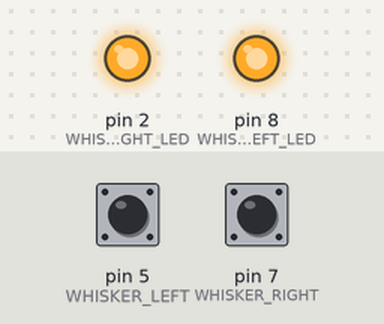
Simulated run of this sketch. Board: Arduino Uno, built with avr-gcc and run on an emulated ATmega328P. Shown: output pins drawn as LEDs (lit = HIGH). Inputs (shaded band) come from the test bench; at power-on: pin 5 (WHISKER_LEFT) LOW, pin 7 (WHISKER_RIGHT) LOW.

Above: at 1.2 s.
1.3 s: pin 5 (WHISKER_LEFT) pulled HIGH for 0.15 s
At 1.37 s:
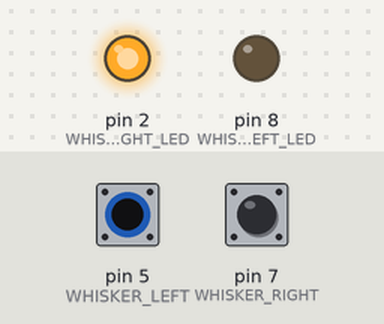
2.9 s: pin 7 (WHISKER_RIGHT) pulled HIGH for 0.15 s
At 2.97 s:
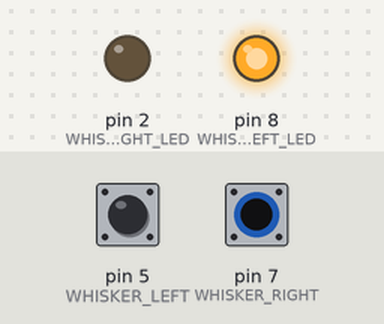
4.5 s: pin 7 (WHISKER_RIGHT) pulled HIGH for 3.2 s
At 8.7 s:
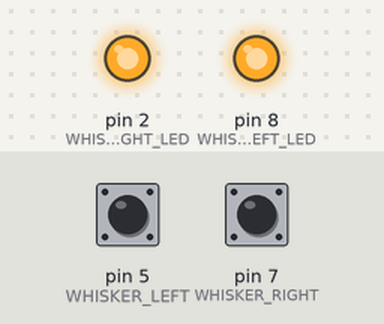
9.2 s: pin 5 (WHISKER_LEFT) pulled HIGH for 3.2 s
At 9.9 s:
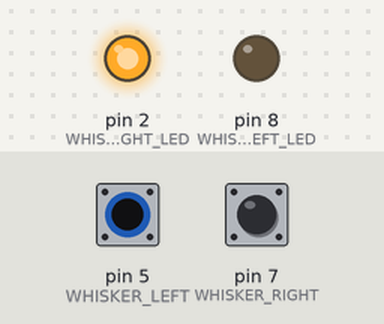
13.9 s: pin 5 (WHISKER_LEFT) driven HIGH and pin 7 (WHISKER_RIGHT) driven HIGH
At 14.7 s:
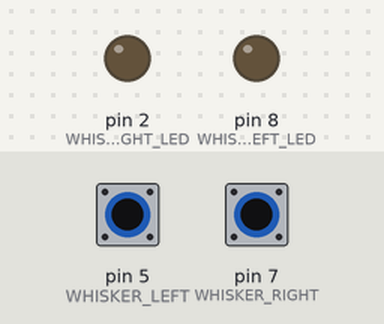
Timing chart, 0 to 16.4 s (numbered marks = the images above; inputs shaded):
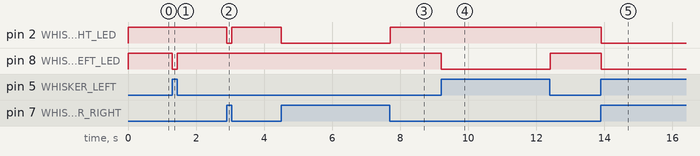

The sketch:

robot-servo-subsystem-testing-whisker-leds.ino
```cpp
//Whisker PIN binding
const int WHISKER_LEFT = 5;
const int WHISKER_RIGHT = 7;

//LED -> Whisker PIN binding
const int WHISKER_LEFT_LED = 8;
const int WHISKER_RIGHT_LED = 2;

//byte read from chassis regarding whisker contact
const int WHISKER_CONTACT_MADE = 0;

void setup() {
  //bind the LED's
  pinMode(WHISKER_LEFT_LED, OUTPUT);
  pinMode(WHISKER_RIGHT_LED, OUTPUT);

  //bind the whiskers
  pinMode(WHISKER_LEFT, INPUT);
  pinMode(WHISKER_RIGHT, INPUT);
}

void loop() {

  //read whisker data
  byte left = digitalRead(WHISKER_LEFT);
  byte right = digitalRead(WHISKER_RIGHT);

  broadcast_whisker_state(left, WHISKER_LEFT_LED);
  broadcast_whisker_state(right, WHISKER_RIGHT_LED);

  delay(50);
}

void broadcast_whisker_state(byte whisker_state, int whisker_led_pin){
  int led_state = LOW;
  if(whisker_state == WHISKER_CONTACT_MADE){
    led_state = HIGH;
  }

  digitalWrite(whisker_led_pin, led_state);
}
```

Measured:
- after the input at 1.3 s, pin 8 (WHISKER_LEFT_LED): HIGH → LOW at once, → HIGH 0.15 s later
- after the input at 2.9 s, pin 2 (WHISKER_RIGHT_LED): HIGH → LOW at once, → HIGH 0.15 s later
- after the input at 4.5 s, pin 2 (WHISKER_RIGHT_LED): HIGH → LOW at once, → HIGH 3.2 s later
- after the input at 9.2 s, pin 8 (WHISKER_LEFT_LED): HIGH → LOW at once, → HIGH 3.2 s later
- after the input at 13.9 s, pin 2 (WHISKER_RIGHT_LED), pin 8 (WHISKER_LEFT_LED): HIGH → LOW at once
